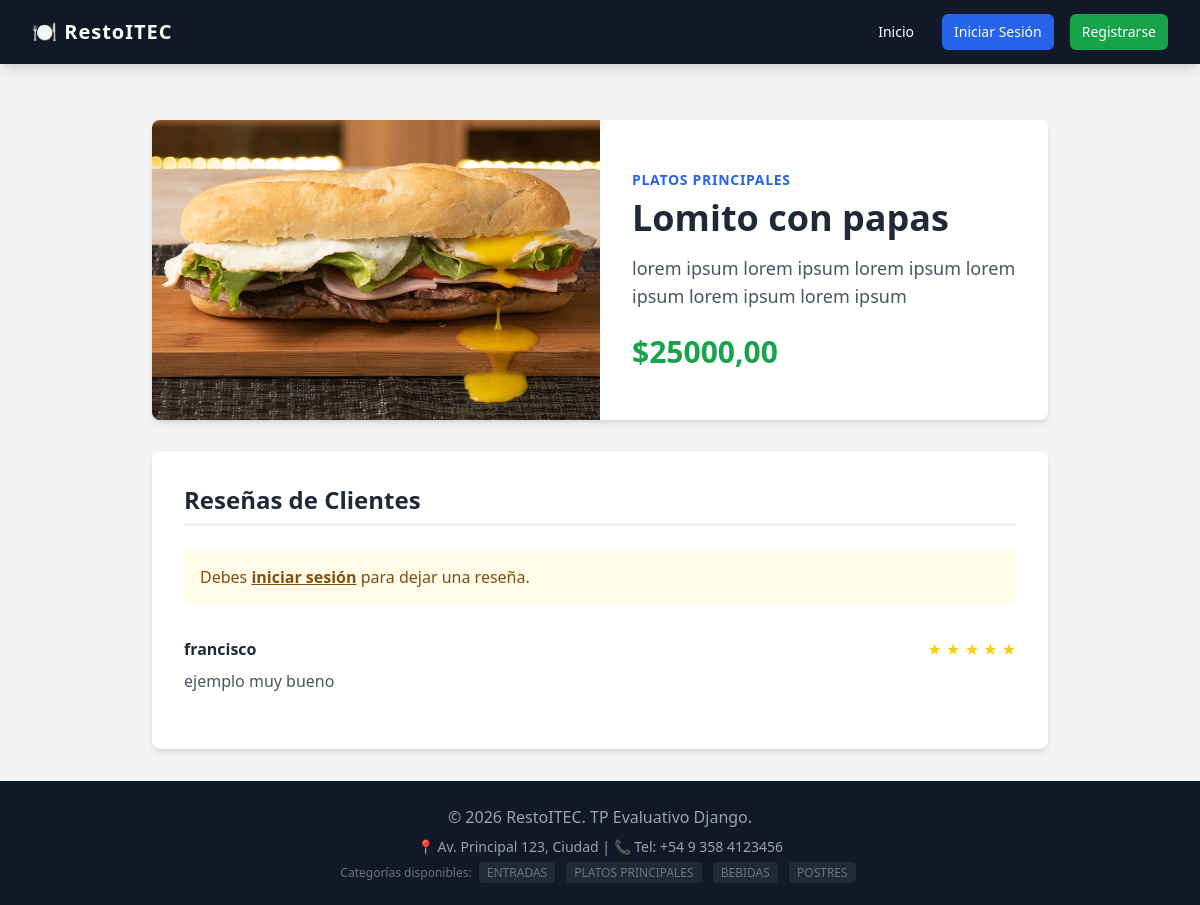
The app's page /platos/1/ with its own data.
### core/models.py (models this page shows, shortened)
class Plato(models.Model):
    nombre = models.CharField(max_length=200)
    descripcion = models.TextField()
    precio = models.DecimalField(max_digits=10, decimal_places=2)
    categoria = models.ForeignKey(Categoria, on_delete=models.CASCADE, related_name='platos')
    imagen = models.ImageField(upload_to='platos/', blank=True, null=True)

class Categoria(models.Model):
    nombre = models.CharField(max_length=100)

class Resena(models.Model):
    usuario = models.ForeignKey(settings.AUTH_USER_MODEL, on_delete=models.CASCADE)
    plato = models.ForeignKey(Plato, on_delete=models.CASCADE, related_name='resenas')
    calificacion = models.IntegerField(choices=[(i, str(i)) for i in range(1, 6)]) # 1 a 5 estrellas
    comentario = models.TextField()

class Usuario(AbstractUser):
    pass

### core/views.py (the view, shortened to what this page needs)
# urls.py: path('platos/<int:pk>/', PlatoDetailView.as_view(), name='plato_detail'),
class PlatoDetailView(DetailView):
    model = Plato
    template_name = 'core/plato_detail.html'
    context_object_name = 'plato'
    def get_context_data(self, **kwargs):
        context = super().get_context_data(**kwargs)
        context['resenas'] = self.object.resenas.all().order_by('-id')
        if self.request.user.is_authenticated:
            context['form'] = ResenaForm()
        return context

### core/context_processors.py (called while the page is built)
def restaurante_context(request):
    return {
        'categorias_globales': Categoria.objects.all(),
        'telefono_contacto': '+54 9 358 4123456',
        'direccion_resto': 'Av. Principal 123, Ciudad',
    }

### templates/core/plato_detail.html (shortened to what this page needs)
{% extends 'base.html' %}
{% block content %}
<div class="max-w-4xl mx-auto mt-6">
    <div class="bg-white rounded-lg shadow-md overflow-hidden flex flex-col md:flex-row mb-8">
        <div class="md:w-1/2">
            {% if plato.imagen %}
            <img src="{{ plato.imagen.url }}" alt="{{ plato.nombre }}" class="w-full h-full object-cover min-h-[300px]">
            {% else %}
            <div class="w-full h-full min-h-[300px] bg-gray-200 flex items-center justify-center text-gray-500">Sin
                imagen</div>
            {% endif %}
        </div>
        <div class="p-8 md:w-1/2 flex flex-col justify-center">
            <span class="text-sm text-blue-600 font-bold uppercase tracking-wider">{{ plato.categoria.nombre }}</span>
            <h1 class="text-4xl font-bold text-gray-800 mt-2 mb-4">{{ plato.nombre }}</h1>
            <p class="text-gray-600 mb-6 text-lg">{{ plato.descripcion }}</p>
            <p class="text-3xl font-bold text-green-600">${{ plato.precio }}</p>
        </div>
    </div>
    <div class="bg-white rounded-lg shadow-md p-8">
        <h2 class="text-2xl font-bold text-gray-800 mb-6 border-b pb-2">Reseñas de Clientes</h2>
        {% if user.is_authenticated %}
        <div class="bg-gray-50 p-6 rounded-lg mb-8 border border-gray-100">
            <h3 class="font-bold text-lg mb-4">Dejar una reseña</h3>
            <form method="post" class="space-y-4">
                {% csrf_token %}
                {{ form.as_p }}
                <button type="submit"
                    class="bg-blue-600 hover:bg-blue-700 text-white font-bold py-2 px-6 rounded transition">
                    Publicar Reseña
                </button>
            </form>
        </div>
        {% else %}
        <div class="bg-yellow-50 text-yellow-800 p-4 rounded mb-8">
            Debes <a href="{% url 'login' %}?next={{ request.path }}" class="font-bold underline">iniciar sesión</a>
            para dejar una reseña.
        </div>
        {% endif %}
        <div class="space-y-6">
            {% for resena in resenas %}
            <div class="border-b pb-6 last:border-0">
                <div class="flex items-center justify-between mb-2">
                    <span class="font-bold text-gray-800">{{ resena.usuario.username }}</span>
                    <div class="flex text-yellow-400">
                        {% for i in "12345" %}
                        {% if forloop.counter <= resena.calificacion %} ★ {% else %} <span class="text-gray-300">
                            ★</span>
                            {% endif %}
                            {% endfor %}
                    </div>
                </div>
                <p class="text-gray-600">{{ resena.comentario }}</p>
            </div>
            {% empty %}
            <p class="text-gray-500 italic text-center py-4">Aún no hay reseñas para este plato. ¡Sé el primero en
                opinar!</p>
            {% endfor %}
        </div>
    </div>
</div>
{% endblock %}

### templates/base.html (shortened to what this page needs)
<!DOCTYPE html>
<html lang="es">
<head>
    <script src="https://cdn.tailwindcss.com"></script>
</head>
<body class="bg-gray-100 flex flex-col min-h-screen">
    <nav class="bg-gray-900 text-white shadow-lg">
        <div class="max-w-7xl mx-auto px-4 sm:px-6 lg:px-8">
            <div class="flex items-center justify-between h-16">
                <div class="flex items-center">
                    <a href="/" class="text-xl font-bold tracking-wider">🍽️ RestoITEC</a>
                </div>
                <div class="flex items-center space-x-4">
                    <a href="/" class="hover:bg-gray-700 px-3 py-2 rounded-md text-sm font-medium">Inicio</a>
                    {% if user.is_authenticated %}
                    <a href="{% url 'core:plato_list' %}"
                        class="hover:bg-gray-700 px-3 py-2 rounded-md text-sm font-medium">Menú</a>
                    <a href="{% url 'core:reserva_list' %}"
                        class="hover:bg-gray-700 px-3 py-2 rounded-md text-sm font-medium">Mis Reservas</a>
                    <span class="text-gray-400 text-sm ml-4 border-l border-gray-600 pl-4">
                        Hola, {{ user.username }}
                    </span>
                    <form method="post" action="{% url 'logout' %}" class="inline">
                        {% csrf_token %}
                        <button type="submit"
                            class="hover:bg-red-700 text-red-400 hover:text-white px-3 py-2 rounded-md text-sm font-medium transition ml-2">
                            Salir
                        </button>
                    </form>
                    {% else %}
                    <a href="{% url 'login' %}"
                        class="bg-blue-600 hover:bg-blue-700 px-3 py-2 rounded-md text-sm font-medium">Iniciar
                        Sesión</a>
                    <a href="{% url 'registro' %}"
                        class="bg-green-600 hover:bg-green-700 px-3 py-2 rounded-md text-sm font-medium">Registrarse</a>
                    {% endif %}
                </div>
            </div>
    </nav>
    <main class="flex-grow container mx-auto px-4 py-8">
        {% block content %}
        {% endblock %}
    </main>
    <footer class="bg-gray-900 text-gray-400 py-6 text-center mt-auto">
        <p class="mb-2">&copy; 2026 RestoITEC. TP Evaluativo Django.</p>
        <p class="text-sm">📍 {{ direccion_resto }} | 📞 Tel: {{ telefono_contacto }}</p>
        <div class="mt-2 text-xs text-gray-500">
            Categorías disponibles:
            {% for cat in categorias_globales %}
            <span class="mx-1 bg-gray-800 px-2 py-0.5 rounded">{{ cat.nombre }}</span>
            {% empty %}
            <span>Ninguna creada aún</span>
            {% endfor %}
        </div>
    </footer>
</body>
</html>

### records on screen
Plato: imagen (picture), categoria.nombre "PLATOS PRINCIPALES", nombre "Lomito con papas", descripcion "lorem ipsum lorem ipsum lorem ipsum lorem ipsum lorem ipsum lorem ipsum", precio "25000,00"
Resena: usuario.username "francisco", calificacion 5 (drawn), comentario "ejemplo muy bueno"
Categoria: nombre "ENTRADAS"
Categoria: nombre "PLATOS PRINCIPALES"
Categoria: nombre "BEBIDAS"
Categoria: nombre "POSTRES"

### other values on screen
{{ direccion_resto }} "Av. Principal 123, Ciudad"
{{ telefono_contacto }} "+54 9 358 4123456"
